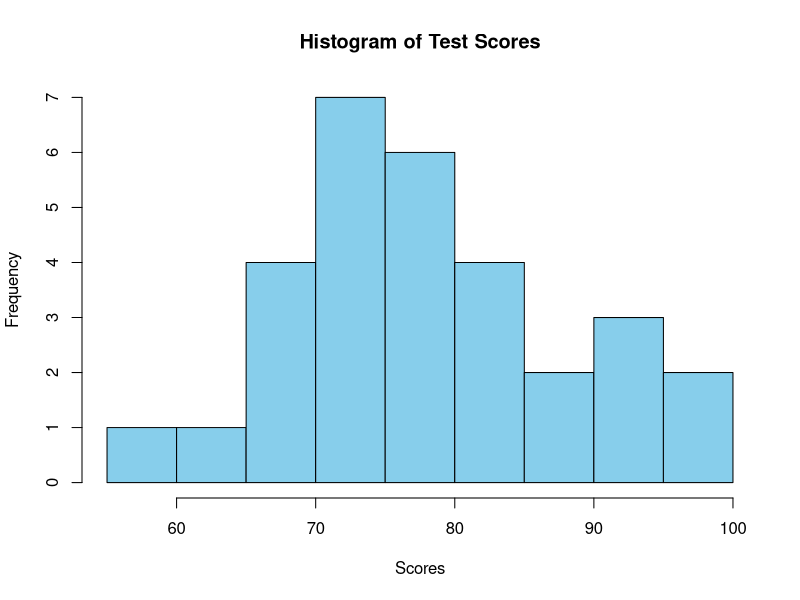

Write the R code that produced this figure.
# サンプルデータ生成（学生のテスト点数）
set.seed(123)  # 再現性のため
sample_scores <- rnorm(30, mean = 78, sd = 10)  # 平均78、標準偏差10のデータを30個生成

# データの要約
summary(sample_scores)
hist(sample_scores, breaks = 10, col = "skyblue", 
     main = "Histogram of Test Scores",
     xlab = "Scores")

# 仮説検定
# 帰無仮説: 平均点 = 75
# 対立仮説: 平均点 ≠ 75（両側検定）
t_test_result <- t.test(sample_scores, mu = 75)

# 結果を出力
print(t_test_result)

# 結果の解釈
if (t_test_result$p.value < 0.05) {
  cat("帰無仮説を棄却します。平均点は75ではありません。\n")
} else {
  cat("帰無仮説を棄却できません。平均点は75と考えられます。\n")
}